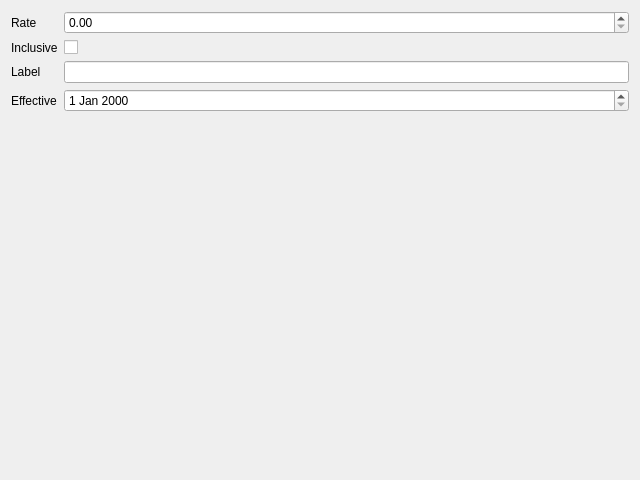
<?xml version="1.0" encoding="UTF-8"?>
<!-- SPDX-License-Identifier: MIT -->
<ui version="4.0">
 <class>TaxSettings</class>
 <widget class="QDialog" name="TaxSettings">
  <property name="geometry">
   <rect>
    <x>0</x>
    <y>0</y>
    <width>640</width>
    <height>480</height>
   </rect>
  </property>
  <property name="windowTitle">
   <string>Tax</string>
  </property>
  <layout class="QFormLayout" name="formLayout">
   <item row="0" column="0">
    <widget class="QLabel" name="label_rateEdit">
     <property name="text">
      <string>Rate</string>
     </property>
     <property name="buddy">
      <cstring>rateEdit</cstring>
     </property>
    </widget>
   </item>
   <item row="0" column="1">
    <widget class="QDoubleSpinBox" name="rateEdit"/>
   </item>
   <item row="1" column="0">
    <widget class="QLabel" name="label_inclusiveCheck">
     <property name="text">
      <string>Inclusive</string>
     </property>
     <property name="buddy">
      <cstring>inclusiveCheck</cstring>
     </property>
    </widget>
   </item>
   <item row="1" column="1">
    <widget class="QCheckBox" name="inclusiveCheck"/>
   </item>
   <item row="2" column="0">
    <widget class="QLabel" name="label_labelEdit">
     <property name="text">
      <string>Label</string>
     </property>
     <property name="buddy">
      <cstring>labelEdit</cstring>
     </property>
    </widget>
   </item>
   <item row="2" column="1">
    <widget class="QLineEdit" name="labelEdit"/>
   </item>
   <item row="3" column="0">
    <widget class="QLabel" name="label_effectiveEdit">
     <property name="text">
      <string>Effective</string>
     </property>
     <property name="buddy">
      <cstring>effectiveEdit</cstring>
     </property>
    </widget>
   </item>
   <item row="3" column="1">
    <widget class="QDateEdit" name="effectiveEdit"/>
   </item>
  </layout>
 </widget>
 <tabstops>
  <tabstop>rateEdit</tabstop>
  <tabstop>inclusiveCheck</tabstop>
  <tabstop>labelEdit</tabstop>
  <tabstop>effectiveEdit</tabstop>
 </tabstops>
</ui>
